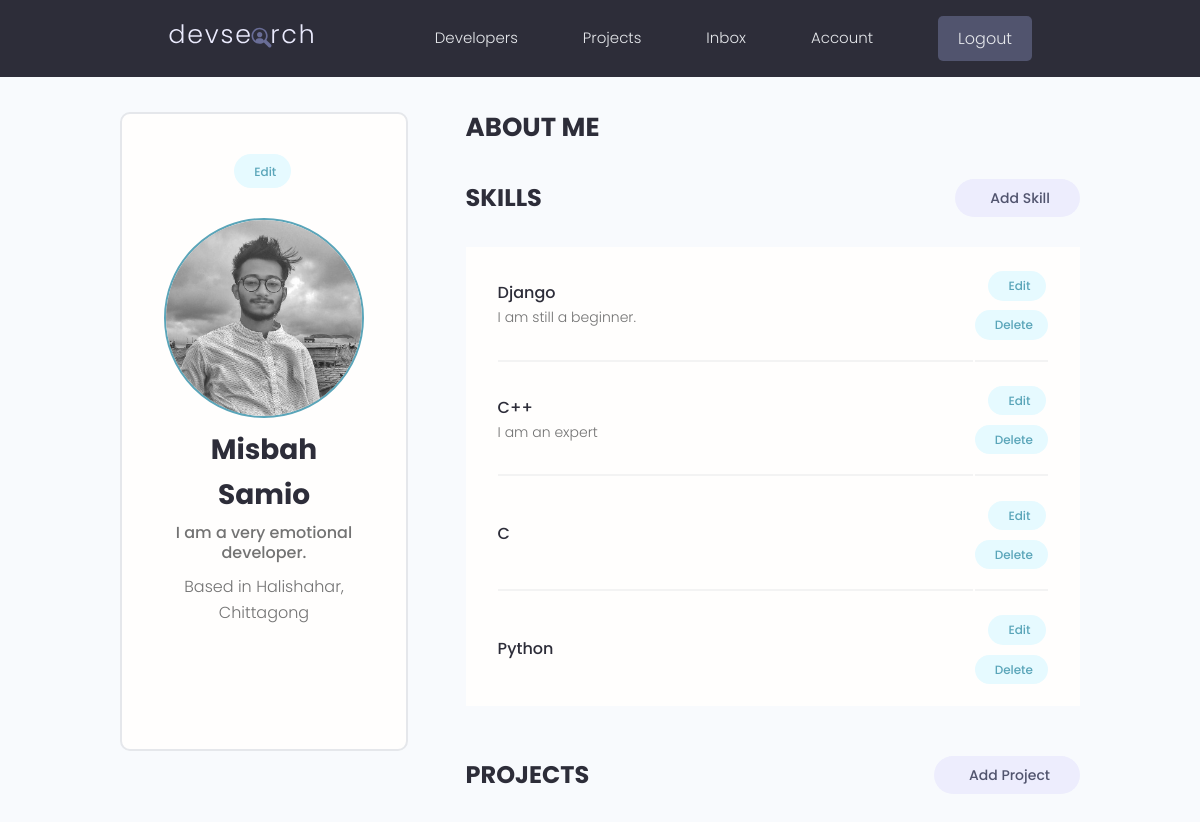
The app's page /account/ (signed in), older data.
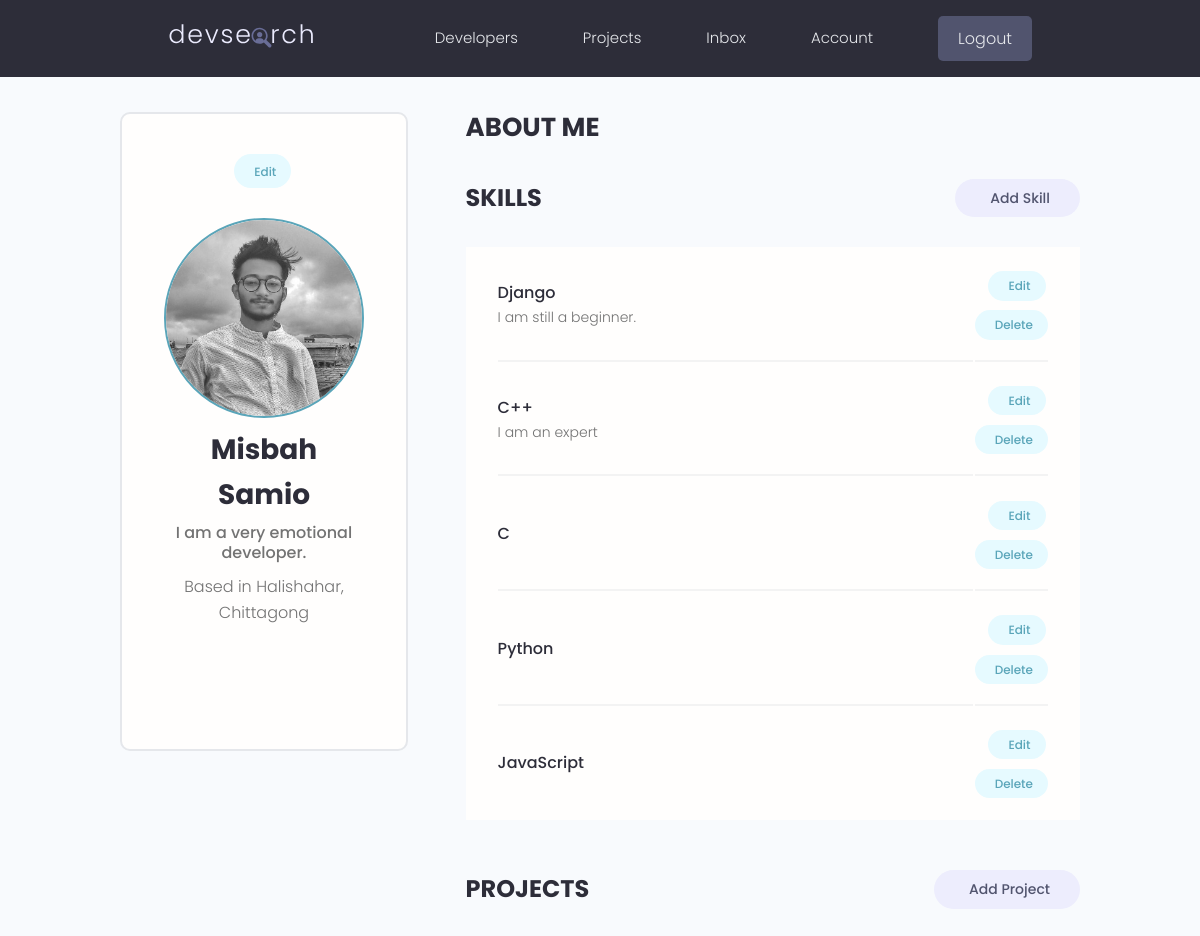
The same page, newer data.
### users/models.py (models this page shows, shortened)
class Skill(models.Model):
    owner = models.ForeignKey(Profile, on_delete=models.CASCADE, null=True, blank=True)
    name = models.CharField(max_length=200, blank=True, null=True)
    description = models.TextField(null=True, blank=True)
    created = models.DateTimeField(auto_now_add=True)
    id = models.UUIDField(default=uuid.uuid4, unique=True, primary_key=True, editable=False)

### users/views.py (the view)
# urls.py: path('account/', views.userAccount, name="account"),
@login_required(login_url='login')
def userAccount(request):
    profile = request.user.profile
    skills = profile.skill_set.all()
    projects = profile.project_set.all()
    context = {'profile' : profile, 'skills' : skills, 'projects' : projects}
    return render(request, 'users/account.html', context)

### users/templates/users/account.html (shortened to what this page needs)
{% extends 'main.html' %}
{% block content%}
<main class="settingsPage profile my-md">
  <div class="container">
    <div class="layout">
      <div class="column column--1of3">
        <div class="card text-center">
          <div class="card__body dev">
            <a class="tag tag--pill tag--main settings__btn" href="{% url 'edit-account' %}"> Edit</a>
            <img class="avatar avatar--xl dev__avatar" src="{{ profile.profile_image.url }}" />
            <h2 class="dev__name">{{ profile.name }}</h2>
            <p class="dev__title">{{ profile.short_intro }}</p>
            <p class="dev__location">Based in {{ profile.location }}</p>
            <ul class="dev__social">
            </ul>
          </div>
        </div>
      </div>
      <div class="column column--2of3">
        <div class="devInfo">
          <h3 class="devInfo__title">About Me</h3>
        </div>
        <div class="settings">
          <h3 class="settings__title">Skills</h3>
          <a class="tag tag--pill tag--sub settings__btn tag--lg" href="{% url 'create-skill' %}"> Add Skill</a>
        </div>
        <table class="settings__table">
          {% for skill in skills %}
          <tr>
            <td class="settings__tableInfo">
              <h4>{{skill.name}}</h4>
              <p>
                {{skill.description}}
              </p>
            </td>
            <td class="settings__tableActions">
              <a class="tag tag--pill tag--main settings__btn" href="{% url 'update-skill' skill.id %}"> Edit</a>
              <a class="tag tag--pill tag--main settings__btn" href="{% url 'delete-skill' skill.id %}">
                Delete</a>
            </td>
          </tr>
          {% endfor %}
        </table>
        <div class="settings">
          <h3 class="settings__title">Projects</h3>
          <a class="tag tag--pill tag--sub settings__btn tag--lg" href="{% url 'create-project' %}"> Add Project</a>
        </div>
      </div>
    </div>
  </div>
</main>
{% endblock %}

Row changes from the older to the newer data that the page shows:
added Skill: name "JavaScript"
